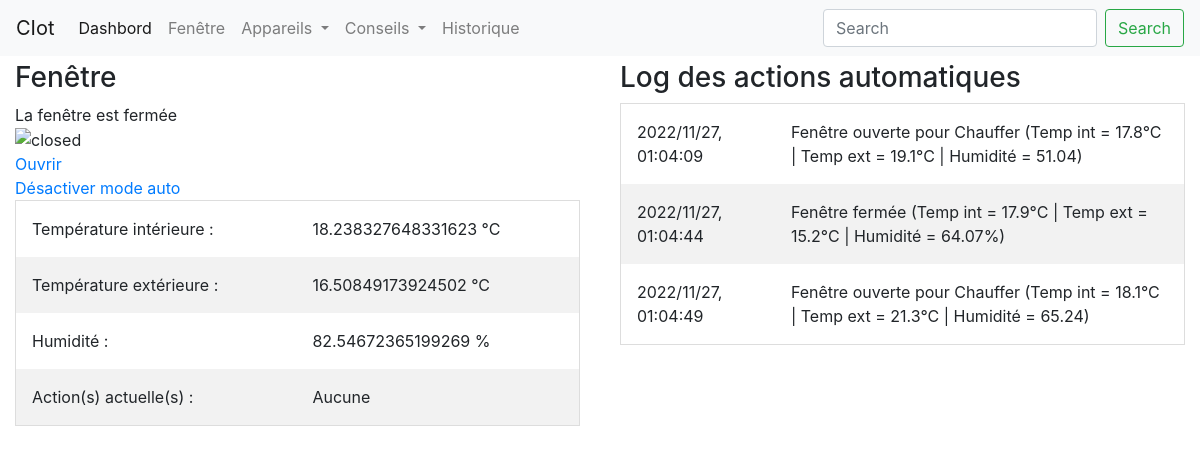
Before: /window/ with the older database file.
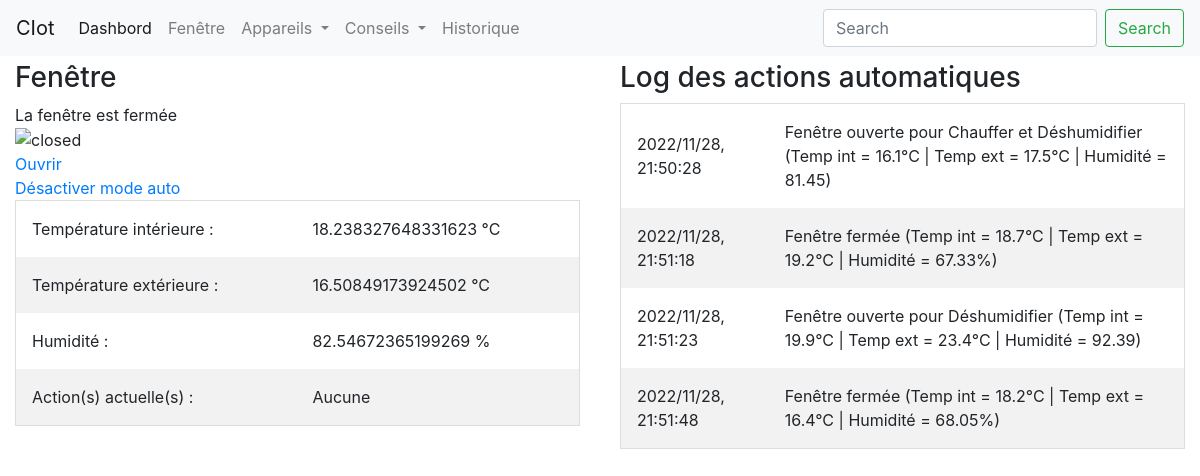
After: the same page with the newer database file.
### app/models.py (models this page shows, shortened)
class WindowLog(db.Model):
    __tablename__ = "window_log"
    id = db.Column(db.Integer, primary_key=True, autoincrement=True)
    action = db.Column(db.String, nullable=False)
    datetime = db.Column(db.DateTime, nullable=False)
    def get_serializable_action(self):
        return {"datetime":self.datetime.strftime("%Y/%m/%d, %H:%M:%S"), "action":self.action}

### app/routes.py (the view)
@app.route("/window/")
def window(state=False):
    temp_in, temp_out, hum = w.get_measures()
    current_state = w.repr_state()
    is_open = w.get_is_open()
    mode = w.mode_auto
    with app.app_context():
        log = list(map(lambda x: x.get_serializable_action(), list(WindowLog.query.all())))
    return render_template("windows.html", temp_in=temp_in, temp_out=temp_out, hum=hum, state=current_state, is_open=is_open, mode_auto=mode, log=log)

### sensors/window/Window.py (called while the page is built)
    def get_is_open(self):
        return self.is_open

    def get_measures(self):
        return self.temp_in, self.temp_out, self.humidity

    def repr_state(self):
        if len(self.state) == 0 :
            return "Aucune"
        repr = self.state[0]
        for i in range(len(self.state)-1):
            repr = repr + " et " + self.state[i+1]
        return repr

### app/templates/windows.html (shortened to what this page needs)
{% extends "index.html" %}
{% block content %}
<head>
    <link rel="stylesheet" href="{{url_for('static', filename='css/window.css')}}" />
</head>
<body>
<div class="main">
    <div class="part">
        <h3>Fenêtre</h3>
        {% if is_open %}
            <span id="window_info">La fenêtre est ouverte</span><br>
            <img id="window_img" src= "../static/image/window_open.png" alt="open"/>
            <br><a id="open" href="/close/">Fermer</a>
        {% else %}
            <span id="window_info">La fenêtre est fermée</span><br>
            <img id="window_img" src= "../static/image/window_close.png" alt="closed"/>
            <br><a id="open" href="/open/">Ouvrir</a>
        {% endif %}
        <br>
        <a id="auto" href="/mode/">
            {% if mode_auto %}Désactiver mode auto{% else %}Activer mode auto{% endif %}
        </a>
        <table id="measures">
            <tr>
                <td>Température intérieure : </td>
                <td>{{temp_in}} °C</td>
            </tr>
            <tr>
                <td>Température extérieure : </td>
                <td>{{temp_out}} °C</td>
            </tr>
            <tr>
                <td>Humidité : </td>
                <td>{{hum}} %</td>
            </tr>
            <tr>
                <td>Action(s) actuelle(s) : </td>
                <td>{{state}}</td>
            </tr>
        </table>
    </div>
    <div class="part">
        <h3>Log des actions automatiques</h3>
        <table id="log">
            {% for action in log %}
            <tr>
                <td>{{action["datetime"]}}</td>
                <td>{{action["action"]}}</td>
            </tr>
            {% endfor %}
        </table>
    </div>
</div>
</body>
{% endblock %}

### app/templates/index.html (shortened to what this page needs)
<!DOCTYPE html>
<html lang="en">
<head>
    <link rel="stylesheet" href="https://stackpath.bootstrapcdn.com/bootstrap/4.4.1/css/bootstrap.min.css"
>
</head>
<body>
    <nav class="navbar navbar-expand-lg navbar-light bg-light">
        <a class="navbar-brand" href="#">CIot</a>
        <div class="collapse navbar-collapse" id="navbarSupportedContent">
            <ul class="navbar-nav mr-auto">
                <li class="nav-item active">
                    <a class="nav-link" href="/">Dashbord <span class="sr-only">(current)</span></a>
                </li>
                <li class="nav-item">
                    <a class="nav-link" href="/window">Fenêtre</a>
                </li>
                <li class="nav-item dropdown">
                    <a class="nav-link dropdown-toggle" href="#" id="navbarDropdown" role="button" data-toggle="dropdown"
                       aria-haspopup="true" aria-expanded="false">
                        Appareils
                    </a>
                </li>
                <li class="nav-item dropdown">
                    <a class="nav-link dropdown-toggle" href="#" id="navbarDropdown" role="button" data-toggle="dropdown"
                       aria-haspopup="true" aria-expanded="false">
                        Conseils
                    </a>
                </li>
                <li class="nav-item">
                    <a class="nav-link " href="/energy_history">Historique</a>
                </li>
            </ul>
            <form class="form-inline my-2 my-lg-0">
                <input class="form-control mr-sm-2" type="search" placeholder="Search" aria-label="Search">
                <button class="btn btn-outline-success my-2 my-sm-0" type="submit">Search</button>
            </form>
        </div>
    </nav>
    {% block content %}
    {% endblock %}
</body>

### app/static/css/window.css (style rules this page uses)
* { box-sizing: border-box; }
.main { margin-left:-5px; margin-right:-5px; }
.part { float: left; width: 50%; padding: 5px; padding-left: 20px; padding-right: 20px; text-align: left; }
table { border-collapse: collapse; border-spacing: 0; width: 100%; border: 1px solid #ddd; }
th, td { text-align: left; padding: 16px; }
tr:nth-child(even) { background-color: #f2f2f2; }

Changed rows visible on the page:
changed WindowLog: datetime "2022/11/27, 01:04:09" → "2022/11/28, 21:50:28"; action "Fenêtre ouverte pour Chauffer (Temp int = 17.8°C | Temp ext = 19.1°C | Humidité = 51.04)" → "Fenêtre ouverte pour Chauffer et Déshumidifier (Temp int = 16.1°C | Temp ext = 17.5°C | Humidité = 81.45)"
changed WindowLog: datetime "2022/11/27, 01:04:44" → "2022/11/28, 21:51:18"; action "Fenêtre fermée (Temp int = 17.9°C | Temp ext = 15.2°C | Humidité = 64.07%)" → "Fenêtre fermée (Temp int = 18.7°C | Temp ext = 19.2°C | Humidité = 67.33%)"
changed WindowLog: datetime "2022/11/27, 01:04:49" → "2022/11/28, 21:51:23"; action "Fenêtre ouverte pour Chauffer (Temp int = 18.1°C | Temp ext = 21.3°C | Humidité = 65.24)" → "Fenêtre ouverte pour Déshumidifier (Temp int = 19.9°C | Temp ext = 23.4°C | Humidité = 92.39)"
added WindowLog: datetime "2022/11/28, 21:51:48", action "Fenêtre fermée (Temp int = 18.2°C | Temp ext = 16.4°C | Humidité = 68.05%)"
